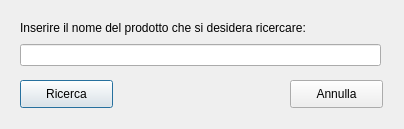
<?xml version="1.0" encoding="UTF-8"?>
<ui version="4.0">
 <class>search_prod_dialog</class>
 <widget class="QDialog" name="search_prod_dialog">
  <property name="geometry">
   <rect>
    <x>0</x>
    <y>0</y>
    <width>404</width>
    <height>129</height>
   </rect>
  </property>
  <property name="maximumSize">
   <size>
    <width>404</width>
    <height>129</height>
   </size>
  </property>
  <property name="windowTitle">
   <string>Ricerca prodotto</string>
  </property>
  <widget class="QLabel" name="lbl_tutorial">
   <property name="geometry">
    <rect>
     <x>20</x>
     <y>20</y>
     <width>321</width>
     <height>16</height>
    </rect>
   </property>
   <property name="text">
    <string>Inserire il nome del prodotto che si desidera ricercare:</string>
   </property>
  </widget>
  <widget class="QLineEdit" name="txt_query">
   <property name="geometry">
    <rect>
     <x>20</x>
     <y>44</y>
     <width>361</width>
     <height>22</height>
    </rect>
   </property>
  </widget>
  <widget class="QPushButton" name="btn_search">
   <property name="geometry">
    <rect>
     <x>20</x>
     <y>80</y>
     <width>93</width>
     <height>28</height>
    </rect>
   </property>
   <property name="text">
    <string>Ricerca</string>
   </property>
  </widget>
  <widget class="QPushButton" name="btn_cancel">
   <property name="geometry">
    <rect>
     <x>290</x>
     <y>80</y>
     <width>93</width>
     <height>28</height>
    </rect>
   </property>
   <property name="text">
    <string>Annulla</string>
   </property>
  </widget>
 </widget>
 <resources/>
 <connections/>
</ui>
